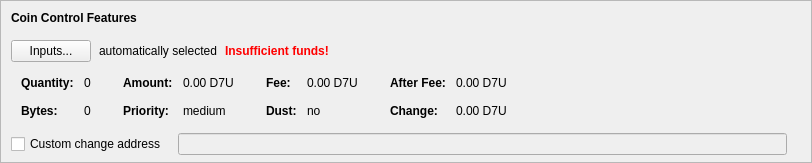
    <widget class="QFrame" name="frameCoinControl">
     <property name="sizePolicy">
      <sizepolicy hsizetype="Expanding" vsizetype="Expanding">
       <horstretch>0</horstretch>
       <verstretch>0</verstretch>
      </sizepolicy>
     </property>
     <property name="maximumSize">
      <size>
       <width>16777215</width>
       <height>16777215</height>
      </size>
     </property>
     <property name="frameShape">
      <enum>QFrame::StyledPanel</enum>
     </property>
     <property name="frameShadow">
      <enum>QFrame::Sunken</enum>
     </property>
     <layout class="QVBoxLayout" name="verticalLayoutCoinControl2">
      <property name="spacing">
       <number>0</number>
      </property>
      <property name="leftMargin">
       <number>0</number>
      </property>
      <property name="topMargin">
       <number>0</number>
      </property>
      <property name="rightMargin">
       <number>0</number>
      </property>
      <property name="bottomMargin">
       <number>6</number>
      </property>
      <item>
       <layout class="QVBoxLayout" name="verticalLayoutCoinControl" stretch="0,0,0,0,1">
        <property name="spacing">
         <number>0</number>
        </property>
        <property name="leftMargin">
         <number>10</number>
        </property>
        <property name="topMargin">
         <number>10</number>
        </property>
        <item>
         <layout class="QHBoxLayout" name="horizontalLayoutCoinControl1">
          <property name="bottomMargin">
           <number>15</number>
          </property>
          <item>
           <widget class="QLabel" name="labelCoinControlFeatures">
            <property name="sizePolicy">
             <sizepolicy hsizetype="Preferred" vsizetype="Maximum">
              <horstretch>0</horstretch>
              <verstretch>0</verstretch>
             </sizepolicy>
            </property>
            <property name="font">
             <font>
              <weight>75</weight>
              <bold>true</bold>
             </font>
            </property>
            <property name="styleSheet">
             <string notr="true">font-weight:bold;</string>
            </property>
            <property name="text">
             <string>Coin Control Features</string>
            </property>
           </widget>
          </item>
         </layout>
        </item>
        <item>
         <layout class="QHBoxLayout" name="horizontalLayoutCoinControl2" stretch="0,0,0,0">
          <property name="spacing">
           <number>8</number>
          </property>
          <property name="bottomMargin">
           <number>10</number>
          </property>
          <item>
           <widget class="QPushButton" name="pushButtonCoinControl">
            <property name="styleSheet">
             <string notr="true"/>
            </property>
            <property name="text">
             <string>Inputs...</string>
            </property>
            <property name="autoDefault">
             <bool>false</bool>
            </property>
           </widget>
          </item>
          <item>
           <widget class="QLabel" name="labelCoinControlAutomaticallySelected">
            <property name="text">
             <string>automatically selected</string>
            </property>
            <property name="margin">
             <number>5</number>
            </property>
           </widget>
          </item>
          <item>
           <widget class="QLabel" name="labelCoinControlInsuffFunds">
            <property name="font">
             <font>
              <weight>75</weight>
              <bold>true</bold>
             </font>
            </property>
            <property name="styleSheet">
             <string notr="true">color:red;font-weight:bold;</string>
            </property>
            <property name="text">
             <string>Insufficient funds!</string>
            </property>
            <property name="margin">
             <number>5</number>
            </property>
           </widget>
          </item>
          <item>
           <spacer name="horizontalSpacerCoinControl">
            <property name="orientation">
             <enum>Qt::Horizontal</enum>
            </property>
            <property name="sizeHint" stdset="0">
             <size>
              <width>40</width>
              <height>1</height>
             </size>
            </property>
           </spacer>
          </item>
         </layout>
        </item>
        <item>
         <widget class="QWidget" name="widgetCoinControl" native="true">
          <property name="sizePolicy">
           <sizepolicy hsizetype="Preferred" vsizetype="Preferred">
            <horstretch>0</horstretch>
            <verstretch>0</verstretch>
           </sizepolicy>
          </property>
          <property name="minimumSize">
           <size>
            <width>0</width>
            <height>0</height>
           </size>
          </property>
          <property name="styleSheet">
           <string notr="true"/>
          </property>
          <layout class="QHBoxLayout" name="horizontalLayoutCoinControl5">
           <property name="leftMargin">
            <number>0</number>
           </property>
           <property name="topMargin">
            <number>0</number>
           </property>
           <property name="rightMargin">
            <number>0</number>
           </property>
           <property name="bottomMargin">
            <number>0</number>
           </property>
           <item>
            <layout class="QHBoxLayout" name="horizontalLayoutCoinControl3" stretch="0,0,0,1">
             <property name="spacing">
              <number>20</number>
             </property>
             <property name="topMargin">
              <number>0</number>
             </property>
             <property name="bottomMargin">
              <number>10</number>
             </property>
             <item>
              <layout class="QFormLayout" name="formLayoutCoinControl1">
               <property name="horizontalSpacing">
                <number>10</number>
               </property>
               <property name="verticalSpacing">
                <number>14</number>
               </property>
               <property name="leftMargin">
                <number>10</number>
               </property>
               <property name="topMargin">
                <number>4</number>
               </property>
               <property name="rightMargin">
                <number>6</number>
               </property>
               <item row="0" column="0">
                <widget class="QLabel" name="labelCoinControlQuantityText">
                 <property name="font">
                  <font>
                   <weight>75</weight>
                   <bold>true</bold>
                  </font>
                 </property>
                 <property name="text">
                  <string>Quantity:</string>
                 </property>
                 <property name="margin">
                  <number>0</number>
                 </property>
                </widget>
               </item>
               <item row="0" column="1">
                <widget class="QLabel" name="labelCoinControlQuantity">
                 <property name="cursor">
                  <cursorShape>IBeamCursor</cursorShape>
                 </property>
                 <property name="contextMenuPolicy">
                  <enum>Qt::ActionsContextMenu</enum>
                 </property>
                 <property name="text">
                  <string notr="true">0</string>
                 </property>
                 <property name="margin">
                  <number>0</number>
                 </property>
                 <property name="textInteractionFlags">
                  <set>Qt::LinksAccessibleByMouse|Qt::TextSelectableByKeyboard|Qt::TextSelectableByMouse</set>
                 </property>
                </widget>
               </item>
               <item row="1" column="0">
                <widget class="QLabel" name="labelCoinControlBytesText">
                 <property name="font">
                  <font>
                   <weight>75</weight>
                   <bold>true</bold>
                  </font>
                 </property>
                 <property name="text">
                  <string>Bytes:</string>
                 </property>
                </widget>
               </item>
               <item row="1" column="1">
                <widget class="QLabel" name="labelCoinControlBytes">
                 <property name="cursor">
                  <cursorShape>IBeamCursor</cursorShape>
                 </property>
                 <property name="contextMenuPolicy">
                  <enum>Qt::ActionsContextMenu</enum>
                 </property>
                 <property name="text">
                  <string notr="true">0</string>
                 </property>
                 <property name="textInteractionFlags">
                  <set>Qt::LinksAccessibleByMouse|Qt::TextSelectableByKeyboard|Qt::TextSelectableByMouse</set>
                 </property>
                </widget>
               </item>
              </layout>
             </item>
             <item>
              <layout class="QFormLayout" name="formLayoutCoinControl2">
               <property name="horizontalSpacing">
                <number>10</number>
               </property>
               <property name="verticalSpacing">
                <number>14</number>
               </property>
               <property name="leftMargin">
                <number>6</number>
               </property>
               <property name="topMargin">
                <number>4</number>
               </property>
               <property name="rightMargin">
                <number>6</number>
               </property>
               <item row="0" column="0">
                <widget class="QLabel" name="labelCoinControlAmountText">
                 <property name="font">
                  <font>
                   <weight>75</weight>
                   <bold>true</bold>
                  </font>
                 </property>
                 <property name="text">
                  <string>Amount:</string>
                 </property>
                 <property name="margin">
                  <number>0</number>
                 </property>
                </widget>
               </item>
               <item row="0" column="1">
                <widget class="QLabel" name="labelCoinControlAmount">
                 <property name="cursor">
                  <cursorShape>IBeamCursor</cursorShape>
                 </property>
                 <property name="contextMenuPolicy">
                  <enum>Qt::ActionsContextMenu</enum>
                 </property>
                 <property name="text">
                  <string notr="true">0.00 D7U</string>
                 </property>
                 <property name="textInteractionFlags">
                  <set>Qt::LinksAccessibleByMouse|Qt::TextSelectableByKeyboard|Qt::TextSelectableByMouse</set>
                 </property>
                </widget>
               </item>
               <item row="1" column="0">
                <widget class="QLabel" name="labelCoinControlPriorityText">
                 <property name="font">
                  <font>
                   <weight>75</weight>
                   <bold>true</bold>
                  </font>
                 </property>
                 <property name="text">
                  <string>Priority:</string>
                 </property>
                </widget>
               </item>
               <item row="1" column="1">
                <widget class="QLabel" name="labelCoinControlPriority">
                 <property name="cursor">
                  <cursorShape>IBeamCursor</cursorShape>
                 </property>
                 <property name="contextMenuPolicy">
                  <enum>Qt::ActionsContextMenu</enum>
                 </property>
                 <property name="text">
                  <string notr="true">medium</string>
                 </property>
                 <property name="textInteractionFlags">
                  <set>Qt::LinksAccessibleByMouse|Qt::TextSelectableByKeyboard|Qt::TextSelectableByMouse</set>
                 </property>
                </widget>
               </item>
              </layout>
             </item>
             <item>
              <layout class="QFormLayout" name="formLayoutCoinControl3">
               <property name="horizontalSpacing">
                <number>10</number>
               </property>
               <property name="verticalSpacing">
                <number>14</number>
               </property>
               <property name="leftMargin">
                <number>6</number>
               </property>
               <property name="topMargin">
                <number>4</number>
               </property>
               <property name="rightMargin">
                <number>6</number>
               </property>
               <item row="0" column="0">
                <widget class="QLabel" name="labelCoinControlFeeText">
                 <property name="font">
                  <font>
                   <weight>75</weight>
                   <bold>true</bold>
                  </font>
                 </property>
                 <property name="text">
                  <string>Fee:</string>
                 </property>
                 <property name="margin">
                  <number>0</number>
                 </property>
                </widget>
               </item>
               <item row="0" column="1">
                <widget class="QLabel" name="labelCoinControlFee">
                 <property name="cursor">
                  <cursorShape>IBeamCursor</cursorShape>
                 </property>
                 <property name="contextMenuPolicy">
                  <enum>Qt::ActionsContextMenu</enum>
                 </property>
                 <property name="text">
                  <string notr="true">0.00 D7U</string>
                 </property>
                 <property name="textInteractionFlags">
                  <set>Qt::LinksAccessibleByMouse|Qt::TextSelectableByKeyboard|Qt::TextSelectableByMouse</set>
                 </property>
                </widget>
               </item>
               <item row="1" column="0">
                <widget class="QLabel" name="labelCoinControlLowOutputText">
                 <property name="font">
                  <font>
                   <weight>75</weight>
                   <bold>true</bold>
                  </font>
                 </property>
                 <property name="text">
                  <string>Dust:</string>
                 </property>
                </widget>
               </item>
               <item row="1" column="1">
                <widget class="QLabel" name="labelCoinControlLowOutput">
                 <property name="cursor">
                  <cursorShape>IBeamCursor</cursorShape>
                 </property>
                 <property name="contextMenuPolicy">
                  <enum>Qt::ActionsContextMenu</enum>
                 </property>
                 <property name="text">
                  <string notr="true">no</string>
                 </property>
                 <property name="textInteractionFlags">
                  <set>Qt::LinksAccessibleByMouse|Qt::TextSelectableByKeyboard|Qt::TextSelectableByMouse</set>
                 </property>
                </widget>
               </item>
              </layout>
             </item>
             <item>
              <layout class="QFormLayout" name="formLayoutCoinControl4">
               <property name="horizontalSpacing">
                <number>10</number>
               </property>
               <property name="verticalSpacing">
                <number>14</number>
               </property>
               <property name="leftMargin">
                <number>6</number>
               </property>
               <property name="topMargin">
                <number>4</number>
               </property>
               <property name="rightMargin">
                <number>6</number>
               </property>
               <item row="0" column="0">
                <widget class="QLabel" name="labelCoinControlAfterFeeText">
                 <property name="font">
                  <font>
                   <weight>75</weight>
                   <bold>true</bold>
                  </font>
                 </property>
                 <property name="text">
                  <string>After Fee:</string>
                 </property>
                 <property name="margin">
                  <number>0</number>
                 </property>
                </widget>
               </item>
               <item row="0" column="1">
                <widget class="QLabel" name="labelCoinControlAfterFee">
                 <property name="cursor">
                  <cursorShape>IBeamCursor</cursorShape>
                 </property>
                 <property name="contextMenuPolicy">
                  <enum>Qt::ActionsContextMenu</enum>
                 </property>
                 <property name="text">
                  <string notr="true">0.00 D7U</string>
                 </property>
                 <property name="textInteractionFlags">
                  <set>Qt::LinksAccessibleByMouse|Qt::TextSelectableByKeyboard|Qt::TextSelectableByMouse</set>
                 </property>
                </widget>
               </item>
               <item row="1" column="0">
                <widget class="QLabel" name="labelCoinControlChangeText">
                 <property name="font">
                  <font>
                   <weight>75</weight>
                   <bold>true</bold>
                  </font>
                 </property>
                 <property name="text">
                  <string>Change:</string>
                 </property>
                </widget>
               </item>
               <item row="1" column="1">
                <widget class="QLabel" name="labelCoinControlChange">
                 <property name="cursor">
                  <cursorShape>IBeamCursor</cursorShape>
                 </property>
                 <property name="contextMenuPolicy">
                  <enum>Qt::ActionsContextMenu</enum>
                 </property>
                 <property name="text">
                  <string notr="true">0.00 D7U</string>
                 </property>
                 <property name="textInteractionFlags">
                  <set>Qt::LinksAccessibleByMouse|Qt::TextSelectableByKeyboard|Qt::TextSelectableByMouse</set>
                 </property>
                </widget>
               </item>
              </layout>
             </item>
            </layout>
           </item>
          </layout>
         </widget>
        </item>
        <item>
         <layout class="QHBoxLayout" name="horizontalLayoutCoinControl4" stretch="0,0,0">
          <property name="spacing">
           <number>12</number>
          </property>
          <property name="sizeConstraint">
           <enum>QLayout::SetDefaultConstraint</enum>
          </property>
          <property name="topMargin">
           <number>5</number>
          </property>
          <property name="rightMargin">
           <number>5</number>
          </property>
          <item>
           <widget class="QCheckBox" name="checkBoxCoinControlChange">
            <property name="toolTip">
             <string>If this is activated, but the change address is empty or invalid, change will be sent to a newly generated address.</string>
            </property>
            <property name="text">
             <string>Custom change address</string>
            </property>
           </widget>
          </item>
          <item>
           <widget class="QValidatedLineEdit" name="lineEditCoinControlChange">
            <property name="enabled">
             <bool>false</bool>
            </property>
            <property name="sizePolicy">
             <sizepolicy hsizetype="Expanding" vsizetype="Fixed">
              <horstretch>0</horstretch>
              <verstretch>0</verstretch>
             </sizepolicy>
            </property>
           </widget>
          </item>
          <item>
           <widget class="QLabel" name="labelCoinControlChangeLabel">
            <property name="sizePolicy">
             <sizepolicy hsizetype="Preferred" vsizetype="Expanding">
              <horstretch>0</horstretch>
              <verstretch>0</verstretch>
             </sizepolicy>
            </property>
            <property name="minimumSize">
             <size>
              <width>0</width>
              <height>0</height>
             </size>
            </property>
            <property name="text">
             <string/>
            </property>
            <property name="margin">
             <number>3</number>
            </property>
           </widget>
          </item>
         </layout>
        </item>
        <item>
         <spacer name="verticalSpacerCoinControl">
          <property name="orientation">
           <enum>Qt::Vertical</enum>
          </property>
          <property name="sizeHint" stdset="0">
           <size>
            <width>800</width>
            <height>1</height>
           </size>
          </property>
         </spacer>
        </item>
       </layout>
      </item>
     </layout>
    </widget>
